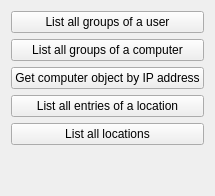
     <widget class="QWidget" name="integrationTests">
      <attribute name="title">
       <string>Integration tests</string>
      </attribute>
      <layout class="QVBoxLayout" name="verticalLayout_3">
       <item>
        <widget class="QPushButton" name="testGroupsOfUser">
         <property name="text">
          <string>List all groups of a user</string>
         </property>
        </widget>
        </item>
        <item>
         <widget class="QPushButton" name="testGroupsOfComputer">
          <property name="text">
           <string>List all groups of a computer</string>
          </property>
         </widget>
        </item>
        <item>
         <widget class="QPushButton" name="testComputerObjectByIpAddress">
          <property name="text">
           <string>Get computer object by IP address</string>
          </property>
         </widget>
        </item>
        <item>
         <widget class="QPushButton" name="testLocationEntries">
          <property name="text">
           <string>List all entries of a location</string>
          </property>
         </widget>
        </item>
         <item>
          <widget class="QPushButton" name="testLocations">
           <property name="text">
            <string>List all locations</string>
           </property>
          </widget>
         </item>
         <item>
          <spacer name="verticalSpacer_10">
         <property name="orientation">
          <enum>Qt::Orientation::Vertical</enum>
         </property>
         <property name="sizeHint" stdset="0">
          <size>
           <width>20</width>
           <height>40</height>
          </size>
         </property>
        </spacer>
       </item>
      </layout>
     </widget>
